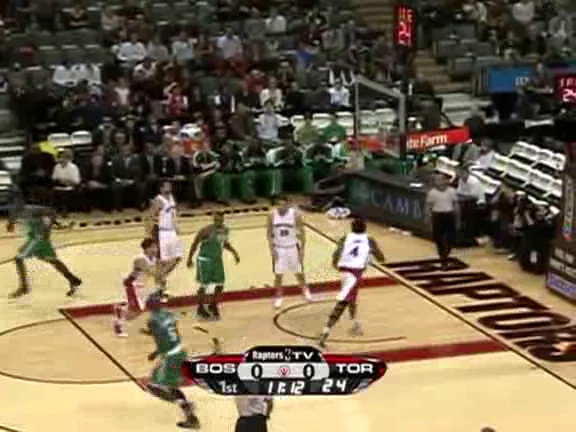
%> input picture Naiyan_Tracking/2013/Data/basketball/img/0001.jpg, 576 x 432 px; its folder holds only this picture in this run
$ octave run_individual.m   (GNU Octave 9; MATLAB toolbox functions it lacks are replaced by stand-ins)
%> lines starting %> are read from the running program, lines starting %| are printed output that depends on the picture
### Naiyan_Tracking/2013/DLT/DLT_code/DLT/run_DLT.m
%% Copyright (C) Naiyan Wang and Dit-Yan Yeung.
%% Learning A Deep Compact Image Representation for Visual Tracking. (NIPS2013')
%% All rights reserved.

% initialize variables
% clc; clear;
function results=run_DLT(seq, res_path, bSaveImage)
    addpath('affineUtility');
    addpath('drawUtility');
    addpath('imageUtility');
    addpath('NN');
    rand('state',0);  randn('state',0);
    if isfield(seq, 'opt')
        opt = seq.opt;
    else
        trackparam_DLT;
    end
    rect=seq.init_rect;
    p = [rect(1)+rect(3)/2, rect(2)+rect(4)/2, rect(3), rect(4), 0];
    frame = imread(seq.s_frames{1});
    if size(frame,3)==3
        frame = double(rgb2gray(frame));
    end

    scaleHeight = size(frame, 1) / opt.normalHeight;
    scaleWidth = size(frame, 2) / opt.normalWidth;
    p(1) = p(1) / scaleWidth;
    p(3) = p(3) / scaleWidth;
    p(2) = p(2) / scaleHeight;
    p(4) = p(4) / scaleHeight;
    frame = imresize(frame, [opt.normalHeight, opt.normalWidth]);
    frame = double(frame) / 255;


    paramOld = [p(1), p(2), p(3)/opt.tmplsize(2), p(5), p(4) /p(3) / (opt.tmplsize(1) / opt.tmplsize(2)), 0];
    param0 = affparam2mat(paramOld);


    if ~exist('opt','var')  opt = [];  end
    if ~isfield(opt,'minopt')
      opt.minopt = optimset; opt.minopt.MaxIter = 25; opt.minopt.Display='off';
    end
    reportRes = [];
    tmpl.mean = warpimg(frame, param0, opt.tmplsize);
    tmpl.basis = [];
    % Sample 10 positive templates for initialization
    for i = 1 : opt.maxbasis / 10
        tmpl.basis(:, (i - 1) * 10 + 1 : i * 10) = samplePos_DLT(frame, param0, opt.tmplsize);
    end
    % Sample 100 negative templates for initialization
    p0 = paramOld(5);
    tmpl.basis(:, opt.maxbasis + 1 : 100 + opt.maxbasis) = sampleNeg(frame, param0, opt.tmplsize, 100, opt, 8);

    param.est = param0;
    param.lastUpdate = 1;

    wimgs = [];

    % draw initial track window
    drawopt = drawtrackresult([], 0, frame, tmpl, param, []);
    drawopt.showcondens = 0;  drawopt.thcondens = 1/opt.numsample;
    if (bSaveImage)
        imwrite(frame2im(getframe(gcf)),sprintf('%s0000.jpg',res_path));
    end

    % track the sequence from frame 2 onward
    duration = 0; tic;
    if (exist('dispstr','var'))  dispstr='';  end
    L = [ones(opt.maxbasis, 1); (-1) * ones(100, 1)];
    nn = initDLT(tmpl, L);
    L = [];
    pos = tmpl.basis(:, 1 : opt.maxbasis);
    pos(:, opt.maxbasis + 1) = tmpl.basis(:, 1);
    opts.numepochs = 5 ;
    for f = 1:size(seq.s_frames,1)
      frame = imread(seq.s_frames{f});
      if size(frame,3)==3
        frame = double(rgb2gray(frame));
      end
      frame = imresize(frame, [opt.normalHeight, opt.normalWidth]);
      frame = double(frame) / 255;

      % do tracking
       param = estwarp_condens_DLT(frame, tmpl, param, opt, nn, f);

      % do update

      temp = warpimg(frame, param.est', opt.tmplsize);
      pos(:, mod(f - 1, opt.maxbasis) + 1) = temp(:);
      if  param.update
          opts.batchsize = 10;
          % Sample two set of negative samples at different range.
          neg = sampleNeg(frame, param.est', opt.tmplsize, 49, opt, 8);
          neg = [neg sampleNeg(frame, param.est', opt.tmplsize, 50, opt, 4)];
          nn = nntrain(nn, [pos neg]', [ones(opt.maxbasis + 1, 1); zeros(99, 1)], opts);
      end

      duration = duration + toc;

      res = affparam2geom(param.est);
      p(1) = round(res(1));
      p(2) = round(res(2));
      p(3) = round(res(3) * opt.tmplsize(2));
      p(4) = round(res(5) * (opt.tmplsize(1) / opt.tmplsize(2)) * p(3));
      p(5) = res(4);
      p(1) = p(1) * scaleWidth;
      p(3) = p(3) * scaleWidth;
      p(2) = p(2) * scaleHeight;
      p(4) = p(4) * scaleHeight;
      paramOld = [p(1), p(2), p(3)/opt.tmplsize(2), p(5), p(4) /p(3) / (opt.tmplsize(1) / opt.tmplsize(2)), 0];

      reportRes = [reportRes;  affparam2mat(paramOld)];

      tmpl.basis = [pos];
      drawopt = drawtrackresult(drawopt, f, frame, tmpl, param, []);
      if (bSaveImage)
          imwrite(frame2im(getframe(gcf)),sprintf('%s/%04d.jpg',res_path,f));
      end
      tic;
    end
    duration = duration + toc
    fprintf('%d frames took %.3f seconds : %.3fps\n',f,duration,f/duration);
    results.res=reportRes;
    results.type='ivtAff';
    results.tmplsize = opt.tmplsize;
    results.fps = f/duration;
end

### Naiyan_Tracking/2013/ONNDL/affineUtility/affparam2mat.m
function q = affparam2mat(p)
% function q = affparam2mat(p)
%
% The functions affparam2geom and affparam2mat convert a 'geometric'
% affine parameter to/from a matrix form (2x3 matrix).
%
% affparam2geom converts a 2x3 matrix to 6 affine parameters
% (x, y, th, scale, aspect, skew), and affparam2mat does the inverse.
%
%    p(6,n) : [dx dy sc th sr phi]'
%    q(6,n) : [q(1) q(3) q(4); q(2) q(5) q(6)]
%
% Reference "Multiple View Geometry in Computer Vision" by Richard
% Hartley and Andrew Zisserman.

% Copyright (C) Jongwoo Lim and David Ross.  All rights reserved.


sz = size(p);
if (length(p(:)) == 6)
  p = p(:);
end
s = p(3,:);  th = p(4,:);  r = p(5,:);  phi = p(6,:);
cth = cos(th);  sth = sin(th);  cph = cos(phi);  sph = sin(phi);
ccc = cth.*cph.*cph;  ccs = cth.*cph.*sph;  css = cth.*sph.*sph;
scc = sth.*cph.*cph;  scs = sth.*cph.*sph;  sss = sth.*sph.*sph;
q(1,:) = p(1,:);  q(2,:) = p(2,:);
q(3,:) = s.*(ccc +scs +r.*(css -scs));  q(4,:) = s.*(r.*(ccs -scc) -ccs -sss);
q(5,:) = s.*(scc -ccs +r.*(ccs +sss));  q(6,:) = s.*(r.*(ccc +scs) -scs +css);
q = reshape(q, sz);

### Naiyan_Tracking/2013/DLT/DLT_code/DLT/run_individual.m
%     loads data and initializes variables
%
% Copyright (C) Jongwoo Lim and David Ross.
% Modified by Naiyan Wang
% All rights reserved.

% DESCRIPTION OF OPTIONS:
%
% Following is a description of the options you can adjust for
% tracking, each proceeded by its default value.  For a new sequence
% you will certainly have to change p.  To set the other options,
% first try using the values given for one of the demonstration
% sequences, and change parameters as necessary.
%
% p = [px, py, sx, sy, theta]; The location of the target in the first
% frame.
% px and py are th coordinates of the centre of the box
% sx and sy are the size of the box in the x (width) and y (height)
%   dimensions, before rotation
% theta is the rotation angle of the box
%
% 'numsample',1000,   The number of samples used in the condensation
% algorithm/particle filter.  Increasing this will likely improve the
% results, but make the tracker slower.
%
% 'condenssig',0.01,  The standard deviation of the observation likelihood.
%
% 'affsig',[4,4,.02,.02,.005,.001]  These are the standard deviations of
% the dynamics distribution, that is how much we expect the target
% object might move from one frame to the next.  The meaning of each
% number is as follows:
%    affsig(1) = x translation (pixels, mean is 0)
%    affsig(2) = y translation (pixels, mean is 0)
%    affsig(3) = x & y scaling
%    affsig(4) = rotation angle
%    affsig(5) = aspect ratio
%    affsig(6) = skew angle
clear all
dataPath = '~/Documents/developer/SAnalysis/Naiyan_Tracking/2013/Data/';
% dataPath = 'F:\dropbox\Tracking\data\';
title = 'basketball';

switch (title)
case 'davidin';  p = [158 106 62 78 0];
    opt = struct('numsample',1000, 'affsig',[4, 4,.005,.00,.001,.00]);
case 'trellis';  p = [200 100 45 49 0];
    opt = struct('numsample',1000, 'affsig',[4,4,.00, 0.00, 0.00, 0.0]);
case 'car4';  p = [123 94 107 87 0];
    opt = struct('numsample',1000, 'affsig',[4,4,.02,.0,.001,.00]);
case 'car11';  p = [88 139 30 25 0];
    opt = struct('numsample',1000,'affsig',[4,4,.005,.0,.001,.00]);
case 'animal'; p = [350 40 100 70 0];
    opt = struct('numsample',1000,'affsig',[12, 12,.005, .0, .001, 0.00]);
case 'shaking';  p = [250 170 60 70 0];%
    opt = struct('numsample',1000, 'affsig',[4,4,.005,.00,.001,.00]);
case 'singer1';  p = [100 200 100 300 0];
    opt = struct('numsample',1000, 'affsig',[4,4,.01,.00,.001,.0000]);
case 'bolt';  p = [292 107 25 60 0];
    opt = struct('numsample',1000, 'affsig',[4,4,.005,.000,.001,.000]);
case 'woman';  p = [222 165 35 95 0.0];
    opt = struct('numsample',1000, 'affsig',[4,4,.005,.000,.001,.000]);
case 'bird2';  p = [116 254 68 72 0.0];
    opt = struct('numsample',1000, 'affsig',[4,4,.005,.000,.001,.000]);
case 'surfer';  p = [286 152 32 35 0.0];
    opt = struct('numsample',1000,'affsig',[8,8,.01,.000,.001,.000]);
case 'basketball';  p = [210 260 40 100 0.0]; %266ballp = [410 332 20 20 0]; %p = [210 260 40 100 0.0]; %132ballp = [378 211 20 20 0];   %96ball: p = [267 217 20 20 0];
    opt = struct('numsample',1000, 'affsig',[4,4,.005,.000,.001,.000]);
otherwise;  error(['unknown title ' title]);
end

% The number of previous frames used as positive samples.
opt.maxbasis = 10;
opt.updateThres = 0.8;
% Indicate whether to use GPU in computation.
global useGpu;
useGpu = false;
opt.condenssig = 0.01;
opt.tmplsize = [32, 32];
opt.normalWidth = 320;
opt.normalHeight = 240;
seq.init_rect = [p(1) - p(3) / 2, p(2) - p(4) / 2, p(3), p(4), p(5)];

% Load data
disp('Loading data...');
fullPath = [dataPath, title, '/img/'];
d = dir([fullPath, '*.jpg']);
if size(d, 1) == 0
    d = dir([fullPath, '*.png']);
end
if size(d, 1) == 0
    d = dir([fullPath, '*.bmp']);
end
%d = d(96 : end);
im = imread([fullPath, d(1).name]);
%> im is the input picture: size 432x576x3 uint8; mean R, G, B 117.5, 103.7, 79.8
data = zeros(size(im, 1), size(im, 2), size(d, 1));
seq.s_frames = cell(size(d, 1), 1);
for i = 1 : size(d, 1)
    seq.s_frames{i} = [fullPath, d(i).name];
end
seq.opt = opt;
results = run_DLT(seq, '', false);
%> in run_DLT, `frame = double(rgb2gray(frame));`:
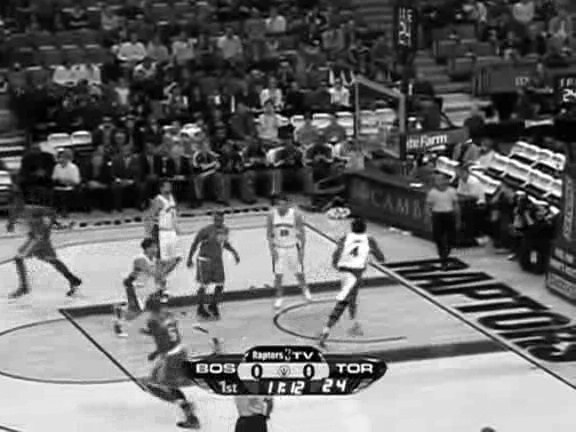
%> frame: size 432x576 double; min 0, max 255, mean 105.1
%> in run_DLT, `frame = imresize(frame, [opt.normalHeight, opt.normalWidth]);`:
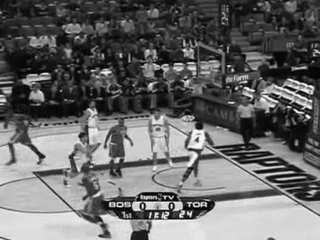
%> frame: size 240x320 double; min -5.03, max 262.6, mean 105.1; drawn with min black and max white
%> the run ends on the next line
